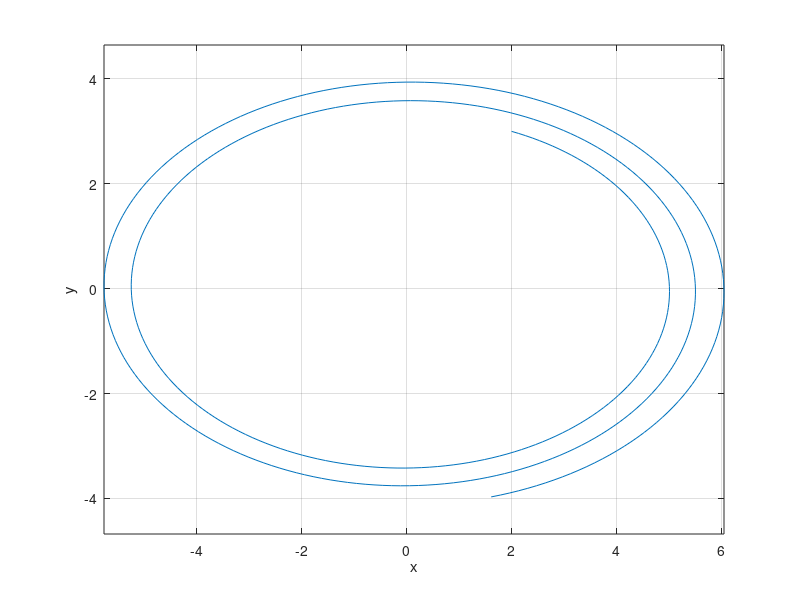

Here is the MATLAB script that generated this plot:
close all;clear;clc;
h = 0.01;
t = 0:h:5;
yx = [3;2]; 
for i = t
    yx(:,end + 1) = yx(:,end) + h * [0 -2;9/2 0] * yx(:,end);
end
plot(yx(2,:),yx(1,:));
grid on;
axis equal;
xlabel('x');
ylabel('y');